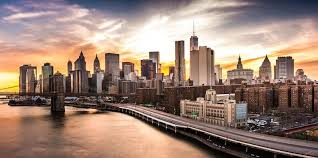
%> input picture ProcesaImagenesMatLab/edc.jpg, 318 x 158 px
$ octave PI_5_filtros_imagen_JAAC.m   (GNU Octave 9; MATLAB toolbox functions it lacks are replaced by stand-ins)
%> lines starting %> are read from the running program, lines starting %| are printed output that depends on the picture
I=imread('edc.jpg');
%> I is the input picture: size 158x318x3 uint8; mean R, G, B 156.2, 131.1, 117.6

%para filtrar
h1=fspecial('gaussian');
h2=fspecial('log');
h3=fspecial('unsharp');
a=imfilter(I,h1);
b=imfilter(I,h2);
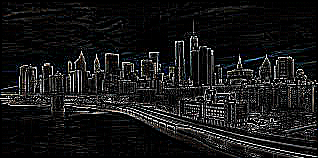
%> b: size 158x318x3 uint8; mean R, G, B 23.1, 23.4, 23.4
c=imfilter(I,h3);
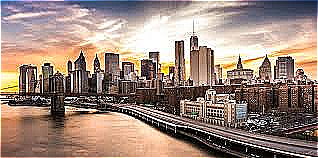
%> c: size 158x318x3 uint8; mean R, G, B 156.6, 134.8, 123.2
subplot(2,2,1); subimage(I); title('original');
subplot(2,2,2); subimage(a); title('gaussian');
subplot(2,2,3); subimage(b); title('log');
subplot(2,2,4); subimage(c); title('unsharp');
